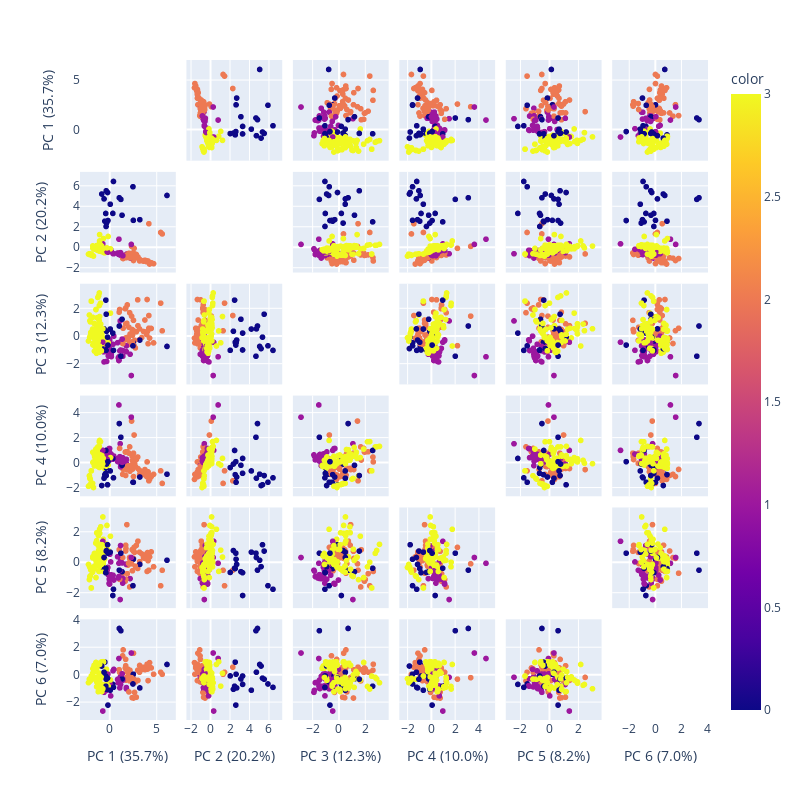

The notebook cell this image was saved under:
### Code cell
labels = {
    str(i): f"PC {i+1} ({var:.1f}%)"
    for i, var in enumerate(pca.explained_variance_ratio_ * 100)
}

fig = px.scatter_matrix(
    df_pcomps,
    labels=labels,
    dimensions=range(6),
    color=model.labels_
)
fig.update_traces(diagonal_visible=False)
fig.update_layout(
    autosize=False,
    width=800,
    height=800,)
fig.show()

### Figure 1 — Plotly figure (JSON) as saved in the notebook; plotly's stock layout.template omitted (floating-point values rounded to 4 significant figures; data arrays with more than 128 entries replaced by an {"elided": "..."} marker saying what was removed)
{"data": [{"diagonal": {"visible": false}, "dimensions": [{"axis": {"matches": true}, "label": "PC 1 (35.7%)", "values": {"elided": "244 float values"}}, {"axis": {"matches": true}, "label": "PC 2 (20.2%)", "values": {"elided": "244 float values"}}, {"axis": {"matches": true}, "label": "PC 3 (12.3%)", "values": {"elided": "244 float values"}}, {"axis": {"matches": true}, "label": "PC 4 (10.0%)", "values": {"elided": "244 float values"}}, {"axis": {"matches": true}, "label": "PC 5 (8.2%)", "values": {"elided": "244 float values"}}, {"axis": {"matches": true}, "label": "PC 6 (7.0%)", "values": {"elided": "244 float values"}}], "hovertemplate": "%{xaxis.title.text}=%{x}<br>%{yaxis.title.text}=%{y}<br>color=%{marker.color}<extra></extra>", "legendgroup": "", "marker": {"color": {"elided": "244 int values"}, "coloraxis": "coloraxis", "symbol": "circle"}, "name": "", "showlegend": false, "type": "splom"}], "layout": {"autosize": false, "coloraxis": {"colorbar": {"title": {"text": "color"}}, "colorscale": [[0, "#0d0887"], [0.1111, "#46039f"], [0.2222, "#7201a8"], [0.3333, "#9c179e"], [0.4444, "#bd3786"], [0.5556, "#d8576b"], [0.6667, "#ed7953"], [0.7778, "#fb9f3a"], [0.8889, "#fdca26"], [1, "#f0f921"]]}, "dragmode": "select", "height": 800, "legend": {"tracegroupgap": 0}, "margin": {"t": 60}, "width": 800}}
